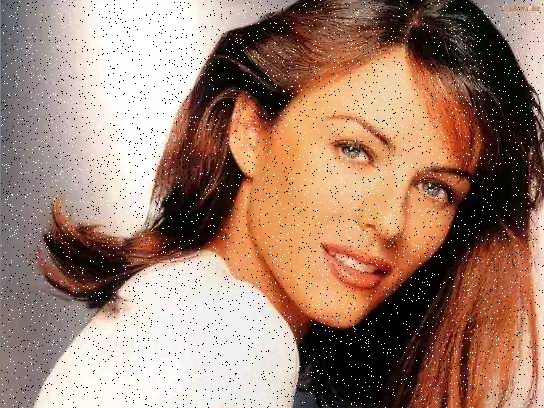
//> input picture 开课吧opencv_demo/smoothing/salt_pepper.png, 544 x 408 px
$ ./main   (built with g++ and OpenCV 4)
//> lines starting //> are read from the running program, lines starting //| are printed output that depends on the picture
#include <opencv2/opencv.hpp>
#include <iostream>
using namespace std;
using namespace cv;

int main()
{
	Mat srcImg = imread("./salt_pepper.png");
//> srcImg is the input picture: 408 rows x 544 cols, CV_8UC3; mean B, G, R 111.2, 128.3, 161.1

	// 方框滤波（盒滤波)
	Mat boxOutImg;
	boxFilter(srcImg, boxOutImg, -1, Size(5, 5), Point(-1, -1), true);
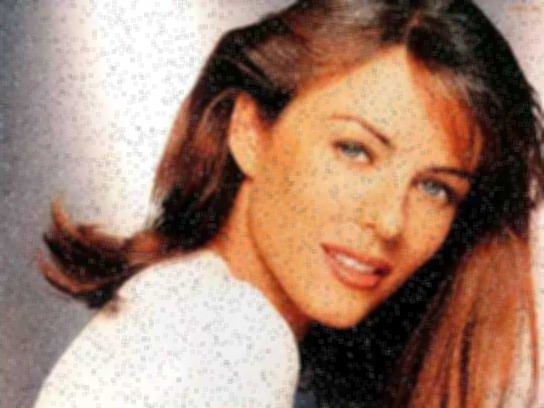
//> boxOutImg: 408 rows x 544 cols, CV_8UC3; mean B, G, R 111.2, 128.3, 161.1

	// 均值滤波 盒滤波进行均值处理就是均值滤波
	Mat blurOutImg;
	blur(srcImg, blurOutImg, Size(5, 5));
	// blur, bilateralFilter, GaussianBlur, medianBlur

	// 高斯滤波
	Mat gaussianBlurOutImg;
	GaussianBlur(srcImg, gaussianBlurOutImg, Size(5, 5), 3, 5);

	// medianblur 对于椒盐滤波非常有效
	Mat midOutImg;
	medianBlur(srcImg, midOutImg, 7);
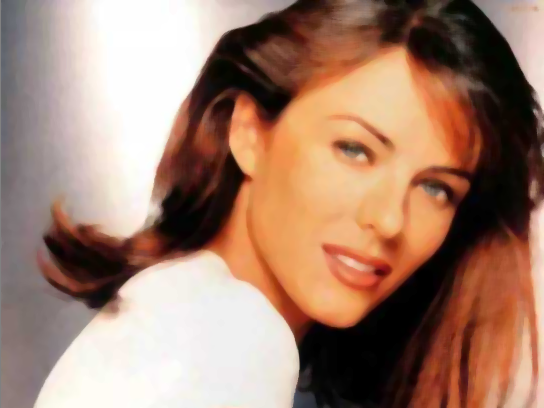
//> midOutImg: 408 rows x 544 cols, CV_8UC3; mean B, G, R 110.3, 128.3, 162.5

	// bilaterlFilter 双边滤波，如果针对于普通的图片处理，有一定的美颜效果
	Mat bilateralOutImg;
	bilateralFilter(srcImg, bilateralOutImg, 0, 100, 5);
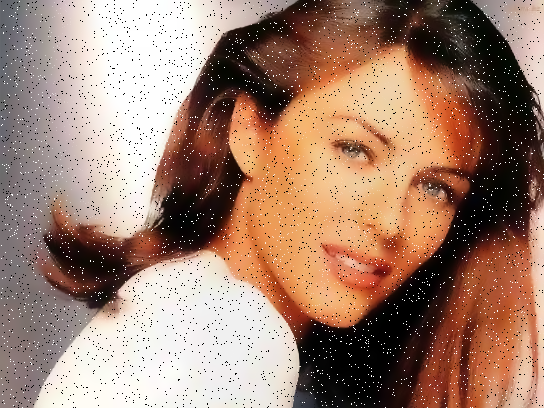
//> bilateralOutImg: 408 rows x 544 cols, CV_8UC3; mean B, G, R 110.9, 128.2, 161.1

	// 用于去噪的函数
	Mat denosising;
	fastNlMeansDenoisingColored(srcImg, denosising, 10, 10);
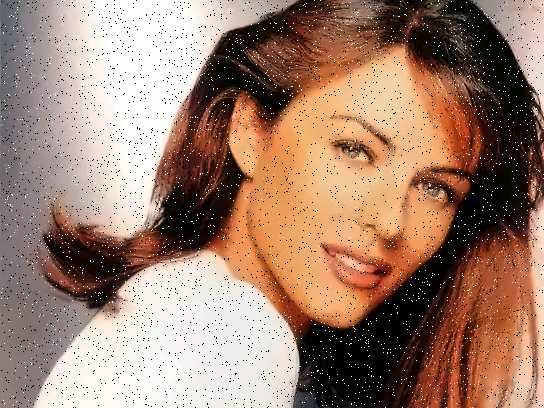
//> denosising: 408 rows x 544 cols, CV_8UC3; mean B, G, R 110.2, 128, 160.2

	imshow("srcImg", srcImg);
	imshow("boxOutImg", boxOutImg);
	imshow("blurOutImg", blurOutImg);
	imshow("gaussianBlurOutImg", gaussianBlurOutImg);
	imshow("midOutImg", midOutImg);
	imshow("bilateralOutImg", bilateralOutImg);
	imshow("denosising", denosising);

	waitKey(0);
	return 0;
}

$ run again, with 开课吧opencv_demo/smoothing/house.jpg saved as 开课吧opencv_demo/smoothing/salt_pepper.png
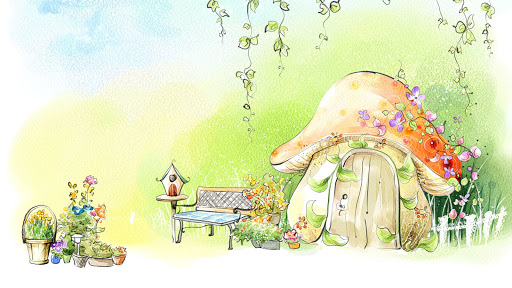
//> input picture 开课吧opencv_demo/smoothing/house.jpg, 512 x 288 px
//> srcImg is the input picture: 288 rows x 512 cols, CV_8UC3; mean B, G, R 193.8, 233, 227.3
//> `medianBlur(srcImg, midOutImg, 7);`:
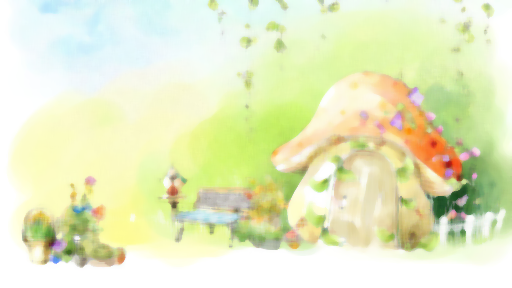
//> midOutImg: 288 rows x 512 cols, CV_8UC3; mean B, G, R 194.8, 236, 230.1
//> `fastNlMeansDenoisingColored(srcImg, denosising, 10, 10);`:
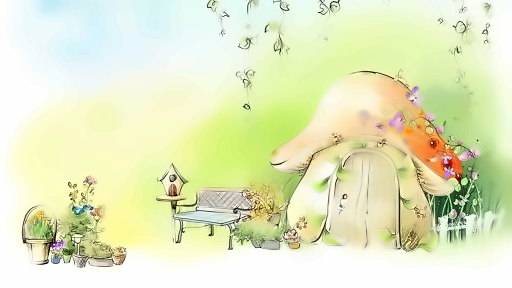
//> denosising: 288 rows x 512 cols, CV_8UC3; mean B, G, R 193.7, 233.6, 227.6
